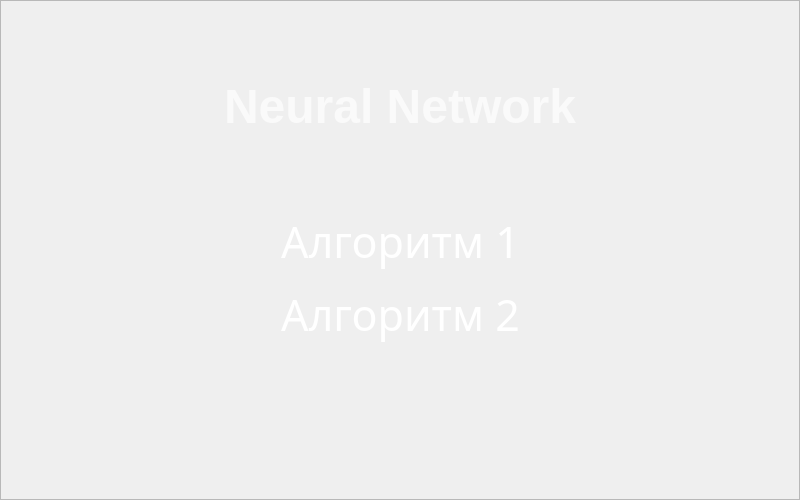
   <widget class="QFrame" name="winthird">
    <property name="geometry">
     <rect>
      <x>0</x>
      <y>0</y>
      <width>800</width>
      <height>500</height>
     </rect>
    </property>
    <property name="frameShape">
     <enum>QFrame::StyledPanel</enum>
    </property>
    <property name="frameShadow">
     <enum>QFrame::Raised</enum>
    </property>
    <layout class="QGridLayout" name="gridLayout_16">
     <item row="0" column="0">
      <layout class="QGridLayout" name="gridLayout_6">
       <item row="3" column="2" rowspan="3">
        <spacer name="horizontalSpacer_11">
         <property name="orientation">
          <enum>Qt::Horizontal</enum>
         </property>
         <property name="sizeHint" stdset="0">
          <size>
           <width>40</width>
           <height>20</height>
          </size>
         </property>
        </spacer>
       </item>
       <item row="0" column="0" colspan="3">
        <spacer name="verticalSpacer_21">
         <property name="orientation">
          <enum>Qt::Vertical</enum>
         </property>
         <property name="sizeHint" stdset="0">
          <size>
           <width>20</width>
           <height>40</height>
          </size>
         </property>
        </spacer>
       </item>
       <item row="2" column="1">
        <spacer name="verticalSpacer_22">
         <property name="orientation">
          <enum>Qt::Vertical</enum>
         </property>
         <property name="sizeHint" stdset="0">
          <size>
           <width>20</width>
           <height>40</height>
          </size>
         </property>
        </spacer>
       </item>
       <item row="3" column="0" rowspan="3">
        <spacer name="horizontalSpacer_12">
         <property name="orientation">
          <enum>Qt::Horizontal</enum>
         </property>
         <property name="sizeHint" stdset="0">
          <size>
           <width>40</width>
           <height>20</height>
          </size>
         </property>
        </spacer>
       </item>
       <item row="4" column="1">
        <widget class="QPushButton" name="algoritm2">
         <property name="sizePolicy">
          <sizepolicy hsizetype="Preferred" vsizetype="Preferred">
           <horstretch>0</horstretch>
           <verstretch>0</verstretch>
          </sizepolicy>
         </property>
         <property name="font">
          <font>
           <family>Monospac821 BT</family>
           <pointsize>32</pointsize>
          </font>
         </property>
         <property name="styleSheet">
          <string notr="true">color:white;</string>
         </property>
         <property name="text">
          <string>Алгоритм 2</string>
         </property>
         <property name="flat">
          <bool>true</bool>
         </property>
        </widget>
       </item>
       <item row="3" column="1">
        <widget class="QPushButton" name="algoritm1">
         <property name="sizePolicy">
          <sizepolicy hsizetype="Preferred" vsizetype="Preferred">
           <horstretch>0</horstretch>
           <verstretch>0</verstretch>
          </sizepolicy>
         </property>
         <property name="font">
          <font>
           <family>Monospac821 BT</family>
           <pointsize>32</pointsize>
          </font>
         </property>
         <property name="styleSheet">
          <string notr="true">color:white;
box-shadow: 4px 4px 5px rgba(250, 50, 50, 0.4);
</string>
         </property>
         <property name="text">
          <string>Алгоритм 1</string>
         </property>
         <property name="flat">
          <bool>true</bool>
         </property>
        </widget>
       </item>
       <item row="6" column="1">
        <spacer name="verticalSpacer_23">
         <property name="orientation">
          <enum>Qt::Vertical</enum>
         </property>
         <property name="sizeHint" stdset="0">
          <size>
           <width>20</width>
           <height>10</height>
          </size>
         </property>
        </spacer>
       </item>
       <item row="1" column="0" colspan="3">
        <widget class="QLabel" name="title_NN_6">
         <property name="text">
          <string>&lt;html&gt;&lt;head/&gt;&lt;body&gt;&lt;p align=&quot;center&quot;&gt;&lt;span style=&quot; font-size:36pt; font-weight:600; color:#fafafa;&quot;&gt;Neural Network&lt;/span&gt;&lt;/p&gt;&lt;/body&gt;&lt;/html&gt;</string>
         </property>
        </widget>
       </item>
       <item row="7" column="0" colspan="3">
        <spacer name="verticalSpacer_24">
         <property name="orientation">
          <enum>Qt::Vertical</enum>
         </property>
         <property name="sizeHint" stdset="0">
          <size>
           <width>20</width>
           <height>40</height>
          </size>
         </property>
        </spacer>
       </item>
      </layout>
     </item>
    </layout>
   </widget>
